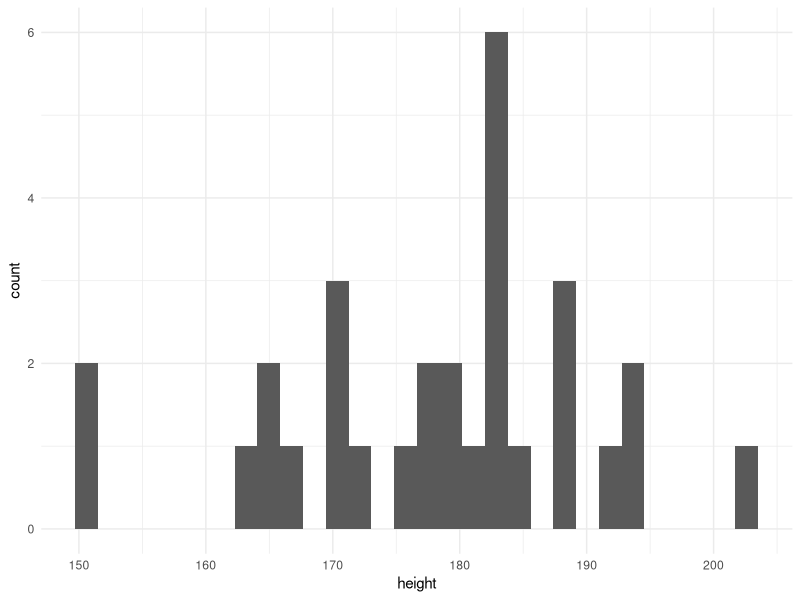
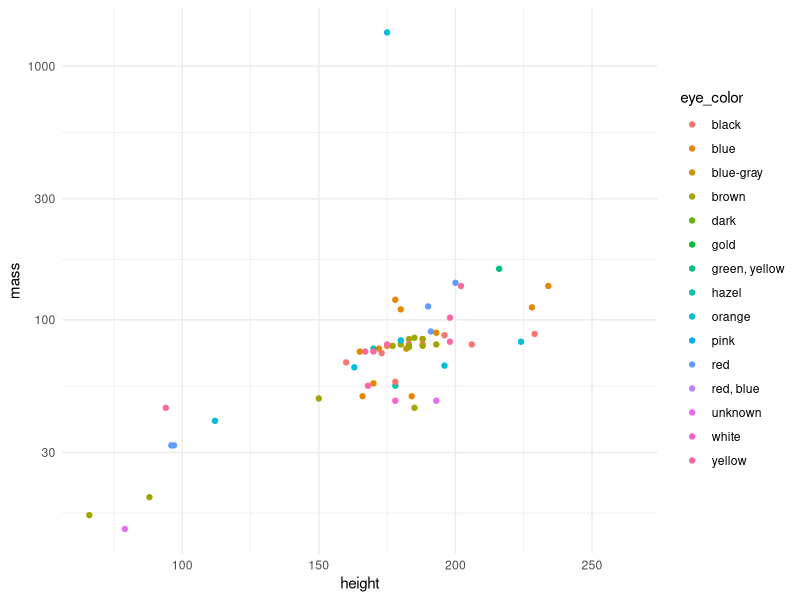
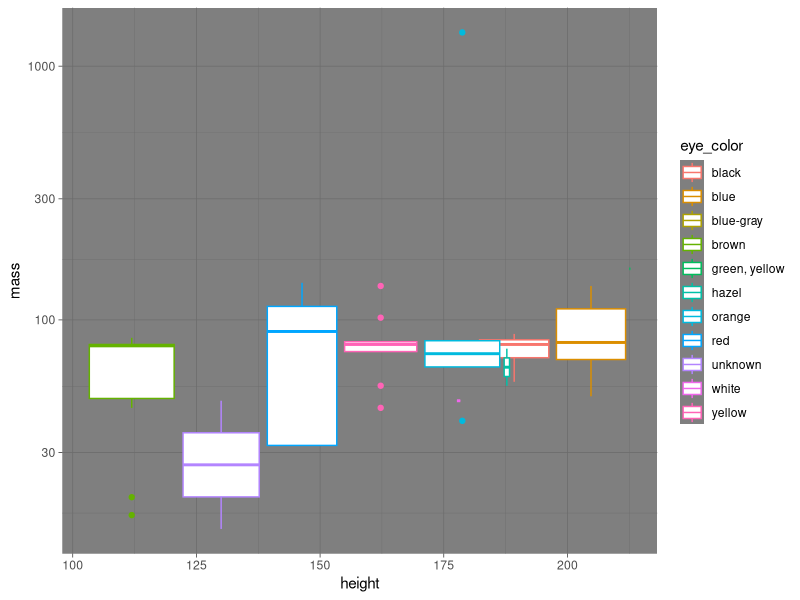
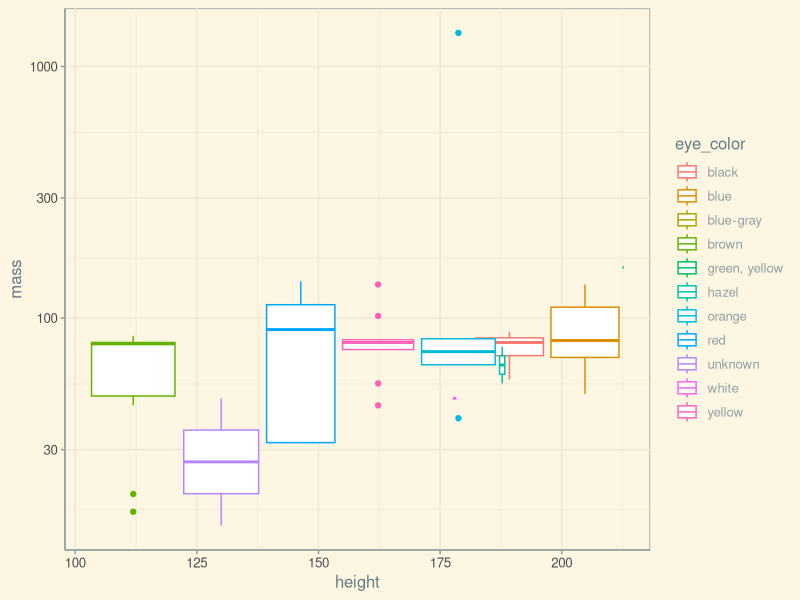
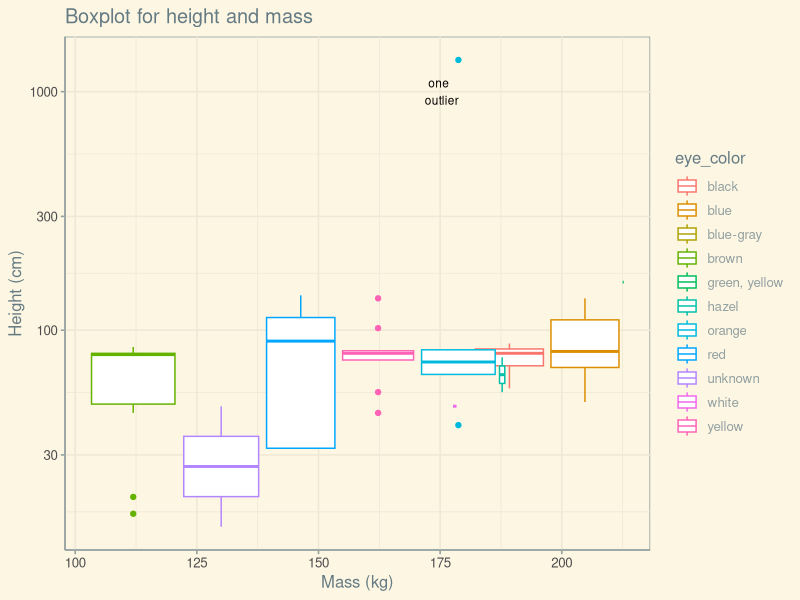
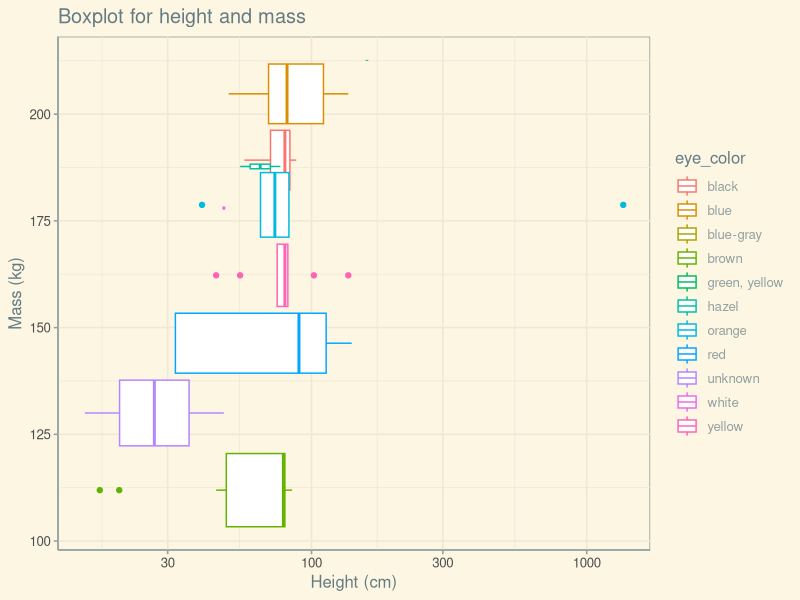
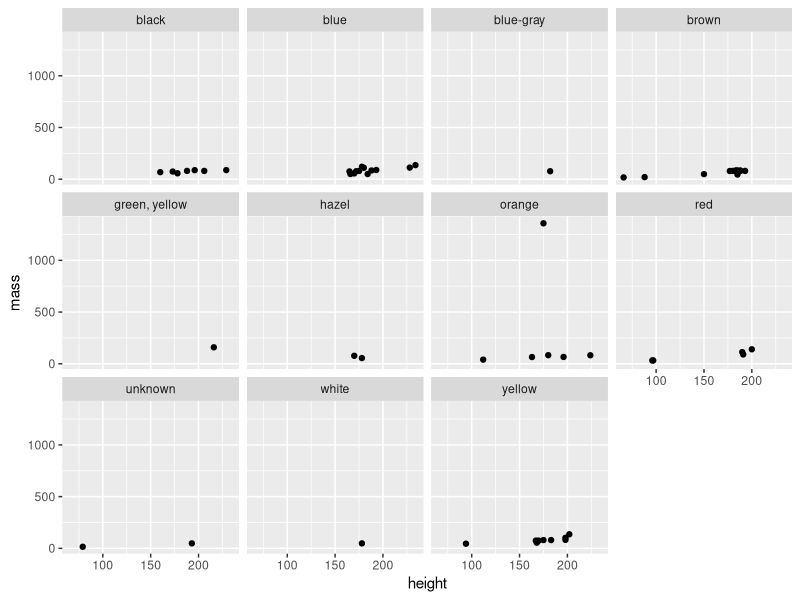
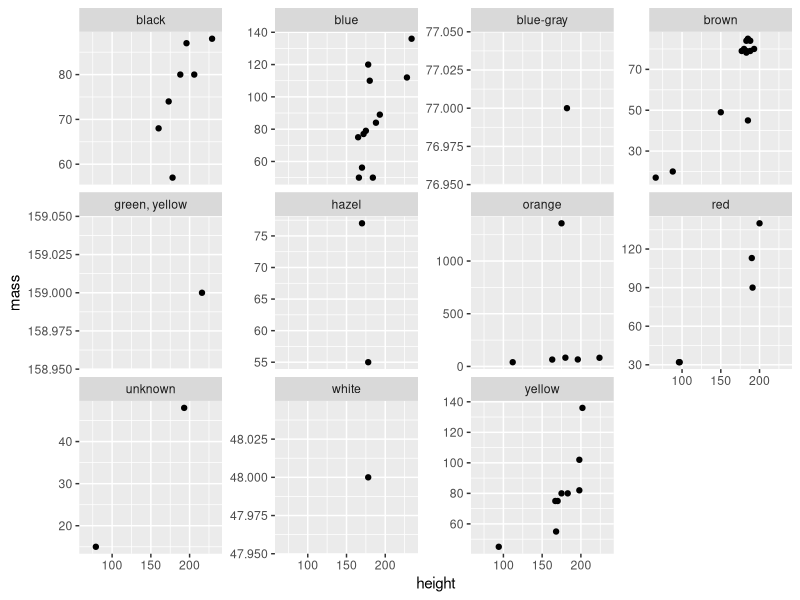

The R script that drew these images, in order:
# Liying

library(tidyverse)

View(starwars) 
str(starwars)
names(starwars)

# talk about %>% 
# talk filter
# talk select

# historgram
starwars %>% 
  filter(species == "Human") %>% 
  ggplot(aes(height)) +
  geom_histogram() +
  theme_minimal()

# scatter plot
starwars %>% 
  select(height, mass, eye_color) %>% 
  ggplot(aes(height, mass, color = eye_color)) +
  geom_point() +
  scale_y_log10() +
  theme_minimal()

# Gayoung
#############################################
# boxplot: simple
box_simple <- starwars %>% 
  select(height, mass, eye_color) %>% 
  ggplot(aes(height, mass, color = eye_color))+
  geom_boxplot() + #boxplot
  scale_y_log10()

# boxplot: theme setup
box_simple +
  theme_dark() 

#using different pkg to try other themes. https://ggplot2-book.org/polishing.html
install.packages('ggthemes', dependencies = TRUE)
library(ggthemes)
box_simple +
  theme_solarized()

# put title and annotation
box_simple +
  theme_solarized() +
  ggtitle("Boxplot for height and mass") +
  labs (x= "Mass (kg)",
        y= "Height (cm)") +
  annotate(geom ="text", 
           x = 175,
           y = 1000,
           label = "one \n outlier", 
           size= 3)

# flip the coord
box_simple +
  theme_solarized() +
  ggtitle("Boxplot for height and mass") +
  labs (x= "Mass (kg)",
        y= "Height (cm)") +
  coord_flip()

#########################################

# facet_wrap
starwars %>% 
  select(height, mass, eye_color) %>% 
  drop_na() %>% #drop NA 
  ggplot(aes(height, mass)) +
  geom_point() +
  facet_wrap(~eye_color)

# facet : setting y scale to free
starwars %>% 
  select(height, mass, eye_color) %>% 
  drop_na() %>% #drop NA 
  ggplot(aes(height, mass)) +
  geom_point() +
  facet_wrap(~eye_color, scales = "free_y")

# get rid of outlier
facet_simple <-
  starwars %>% 
  select(height, mass, eye_color) %>% 
  filter(mass < 1000) %>% # drop outlier
  drop_na() %>% 
  ggplot(aes(height, mass)) +
  geom_point(color = "blue") + #change the point color to blue
  facet_wrap(~eye_color)

#add labels 
facet_simple + 
  theme_solarized() +
  ggtitle("Boxplot for height and mass") +
  labs (x= "Height (cm)",
        y= "Mass (kg)")
